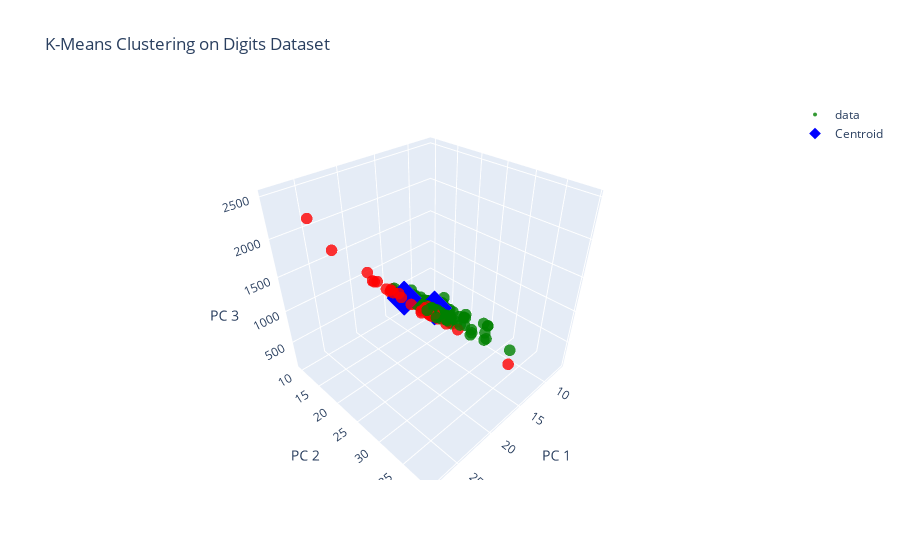

Write notebook code for a chart like this one.
### Markdown cell above
## K-Means Clustering with Breast Cancer Dataset

In this exercise, you will perform K-Means clustering on the Breast Cancer dataset to identify distinct clusters of samples based on their features.

### Dataset Preparation
- Load the Breast Cancer dataset using scikit-learn's `load_breast_cancer` function.
- Split the dataset into training and testing sets using `train_test_split`.
- Data Labels
  1. **mean radius**: Mean of distances from center to points on the perimeter of the tumor.
  2. **mean texture**: Standard deviation of gray-scale values.
  3. **mean perimeter**: Mean size of the core tumor.
  4. **mean area**: Mean area of the tumor.
  5. **mean smoothness**: Mean of local variation in radius lengths.
  6. **mean compactness**: Mean of perimeter^2 / area - 1.0.
  7. **mean concavity**: Mean of severity of concave portions of the contour.
  8. **mean concave points**: Mean for number of concave portions of the contour.
  9. **mean symmetry**: Mean symmetry of tumor.
  10. **mean fractal dimension**: Mean of "coastline approximation" - 1.
  11. **radius error**: Standard error of distances from center to points on the perimeter.
  12. **texture error**: Standard error for standard deviation of gray-scale values.
  13. **perimeter error**: Standard error for size of the core tumor.
  14. **area error**: Standard error for area of the tumor.
  15. **smoothness error**: Standard error for local variation in radius lengths.
  16. **compactness error**: Standard error for perimeter^2 / area - 1.0.
  17. **concavity error**: Standard error for severity of concave portions of the contour.
  18. **concave points error**: Standard error for number of concave portions of the contour.
  19. **symmetry error**: Standard error for symmetry of tumor.
  20. **fractal dimension error**: Standard error for "coastline approximation" - 1.
  21. **worst radius**: "Worst" or largest mean value for mean of distances from center to points on the perimeter.
  22. **worst texture**: "Worst" or largest mean value for standard deviation of gray-scale values.
  23. **worst perimeter**: "Worst" or largest mean value for size of the core tumor.
  24. **worst area**: "Worst" or largest mean value for area of the tumor.
  25. **worst smoothness**: "Worst" or largest mean value for local variation in radius lengths.
  26. **worst compactness**: "Worst" or largest mean value for perimeter^2 / area - 1.0.
  27. **worst concavity**: "Worst" or largest mean value for severity of concave portions of the contour.
  28. **worst concave points**: "Worst" or largest mean value for number of concave portions of the contour.
  29. **worst symmetry**: "Worst" or largest mean value for symmetry of tumor.
  30. **worst fractal dimension**: "Worst" or largest mean value for "coastline approximation" - 1.

### K-Means Clustering
- Implement K-Means clustering with 2 clusters on the training data.
- Use the trained model to predict cluster labels for the test data.

### Visualization
- Visualize the clusters in a 3D scatter plot.
- Each data point is colored based on its predicted cluster label.

### Evaluation
- Evaluate the clustering accuracy using the predicted cluster labels and the true labels from the test data.
- Print the accuracy score to the console.

### Code cell
colors = np.array(["red", "green"])

bc = datasets.load_breast_cancer()

x = bc.data  # Feature matrix
y = bc.target  # Target variable
x_train, x_test, y_train, y_test = train_test_split(x, y, test_size=.33, random_state=122)

# pca = PCA(n_components=2)
# x_pca = pca.fit_transform(x)
# x_train, x_test, x_pca_train, x_pca_test, y_train, y_test = train_test_split(x, x_pca, y, test_size=.33, random_state=122)

model = KMeans(n_clusters=2)
model.fit(x_train)

centroids = model.cluster_centers_



y_predicted = model.predict(x_test)

scatter = go.Scatter3d(
    x=x_test[:, 0],
    y=x_test[:, 1],
    z=x_test[:, 3],
    mode='markers',
    marker=dict(
        size=4,
        color=colors[y_predicted],
        opacity=0.8
    ),
    name="data"
)

centroid_scatter = go.Scatter3d(
    x=centroids[:, 0],
    y=centroids[:, 1],
    z=centroids[:, 3],
    mode='markers',
    marker=dict(
        size=9,
        color='blue',
        opacity=1,
        symbol="diamond"
    ),
    name='Centroid'
)

layout = go.Layout(
    title='K-Means Clustering on Digits Dataset',
    scene=dict(
        xaxis=dict(title='PC 1'),
        yaxis=dict(title='PC 2'),
        zaxis=dict(title='PC 3')
    )
)

mapped_labels, c_matrix_, sorted_labels = map_cluster_labels_to_true_labels(y_predicted, y_test)
accuracy = accuracy_score(y_test, mapped_labels)
print(f"Accuracy: {accuracy}")

fig = go.Figure(data=[scatter, centroid_scatter], layout=layout)
fig.show()

### Figure 1 — Plotly figure (JSON) as saved in the notebook; plotly's stock layout.template omitted (floating-point values rounded to 4 significant figures; data arrays with more than 128 entries replaced by an {"elided": "..."} marker saying what was removed)
{"data": [{"marker": {"color": {"elided": "188 str values"}, "opacity": 0.8, "size": 4}, "mode": "markers", "name": "data", "type": "scatter3d", "x": {"elided": "188 float values"}, "y": {"elided": "188 float values"}, "z": {"elided": "188 float values"}}, {"marker": {"color": "blue", "opacity": 1, "size": 9, "symbol": "diamond"}, "mode": "markers", "name": "Centroid", "type": "scatter3d", "x": [19.35, 12.51], "y": [21.33, 18.41], "z": [1181.0, 491.9]}], "layout": {"scene": {"xaxis": {"title": {"text": "PC 1"}}, "yaxis": {"title": {"text": "PC 2"}}, "zaxis": {"title": {"text": "PC 3"}}}, "title": {"text": "K-Means Clustering on Digits Dataset"}}}
